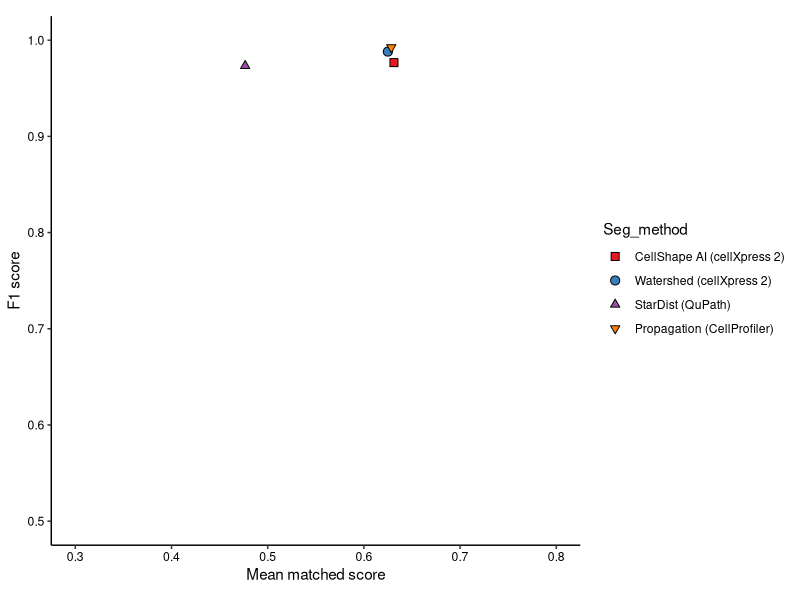
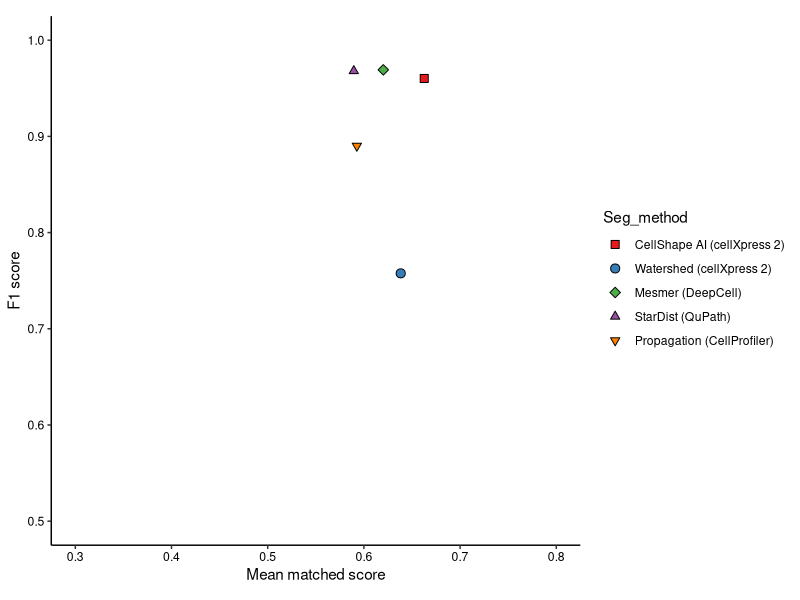
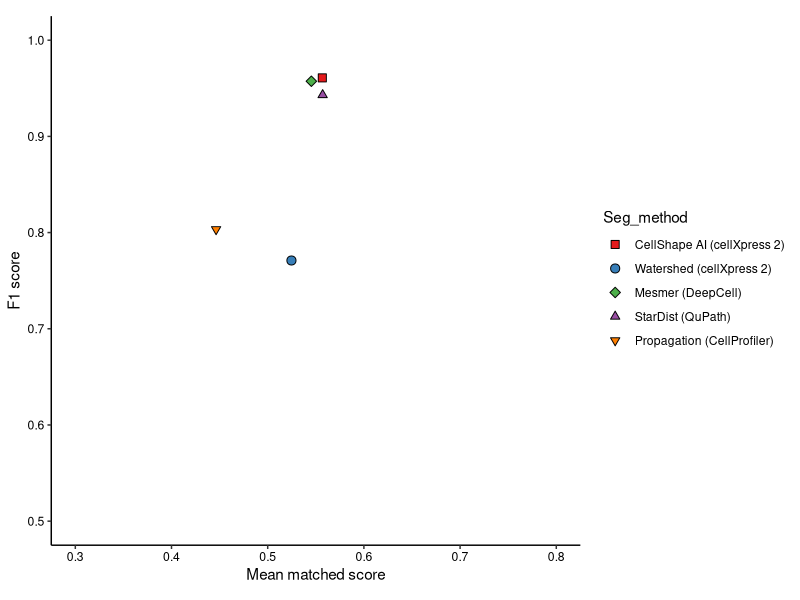
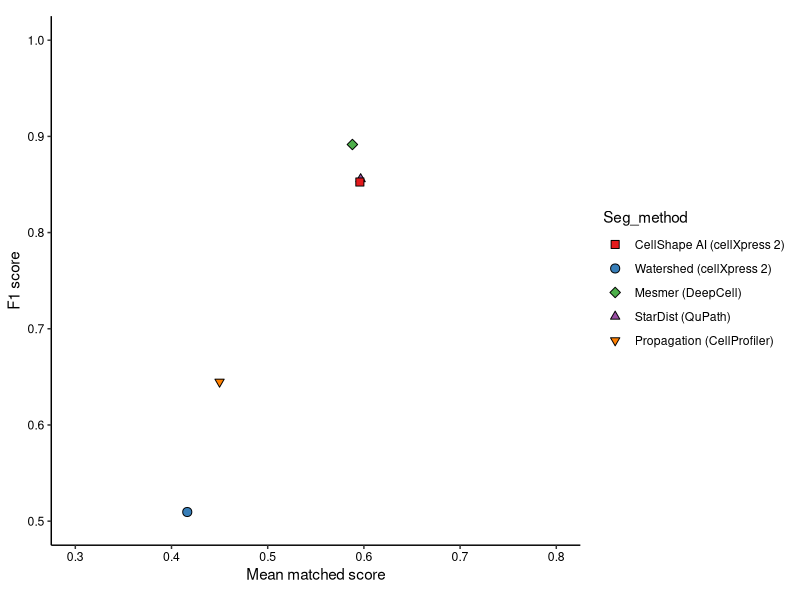

Write the R code that produced these figures, in order.
###' ===========================================================================
###' R script for ploting the benchmark results
###' Written by Lit-Hsin Loo, 2022
###' ===========================================================================
library(tidyverse)
library(RColorBrewer)
library(here)

PlotPerf <- function(
    dataset_name,
    xlim, ylim,
    filename
) {
    ### Common definitions
    all_seg_labels <- c(
        cellprofiler = "Propagation (CellProfiler)",
        qupath = "StarDist (QuPath)",
        deepcell = "Mesmer (DeepCell)",
        cellXpress1 = "Watershed (cellXpress 2)",
        cX2_merged = "CellShape AI (cellXpress 2)",
        cellXpress2 = "CellShape AI (cellXpress 2)"
    )

    all_pt_shapes <- c(
        cellprofiler = 25,
        qupath = 24,
        deepcell = 23,
        cellXpress1 = 21,
        cX2_merged = 22,
        cellXpress2 = 22
    )

    all_pt_sizes <- c(
        cellprofiler = 2,
        qupath = 2,
        deepcell = 2.5,
        cellXpress1 = 2.75,
        cX2_merged = 2.75,
        cellXpress2 = 2.75
    )

    all_pt_colors <- rev(brewer.pal(length(all_pt_sizes) - 1, "Set1"))
    all_pt_colors <- c(all_pt_colors, all_pt_colors[length(all_pt_colors)])
    names(all_pt_colors) <- names(all_pt_sizes)

    ### Process the perf_data
    plot_data <- perf_data %>%
        filter(Dataset_name == dataset_name) %>%
        group_by(Seg_method) %>%
        summarise(
            F1_score = mean(F1_score),
            MMS = mean(MMS)
        )
    print(plot_data)

    #### Get the methods (the order is very important)
    seg_methods <- names(all_seg_labels)[
        names(all_seg_labels) %in% plot_data$Seg_method
    ]

    ### Make sure the level is the same order
    plot_data <- plot_data %>%
        mutate(
            Seg_method = fct_relevel(Seg_method, seg_methods)
        )

    ### Make sure all other configs are in the same order
    seg_labels <- all_seg_labels[seg_methods]
    pt_shapes <- all_pt_shapes[seg_methods]
    pt_sizes <- all_pt_sizes[seg_methods]
    pt_colors <- all_pt_colors[seg_methods]

    ### Generate the plot
    scatter_plot <- plot_data %>%
        ggplot(
            aes(x = MMS, y = F1_score)
        ) +
        geom_point(
            aes(shape = Seg_method, fill = Seg_method, size = Seg_method),
            data = ~subset(., !(Seg_method %in% c("cX2_merged", "cellXpress2")))
        ) +
        geom_point(
            aes(shape = Seg_method, fill = Seg_method, size = Seg_method),
            data = ~subset(., Seg_method %in% c("cX2_merged", "cellXpress2"))
        ) +
        scale_fill_manual(
            values = pt_colors,
            breaks = rev(seg_methods),
            labels = seg_labels
        ) +
        scale_shape_manual(
            values = pt_shapes,
            guide = "none"
        ) +
        scale_size_manual(
            values = pt_sizes,
            guide = "none"
        ) +
        guides(
            fill = guide_legend(
                override.aes = list(
                    shape = rev(pt_shapes),
                    size = rev(pt_sizes)
                )
            )
        ) +
        scale_x_continuous(
            name = "Mean matched score",
            limits = xlim
        ) +
        scale_y_continuous(
            name = "F1 score",
            limits = ylim
        ) +
        coord_fixed() +
        theme_classic() +
        theme(
            axis.text = element_text(color = "black")
        )

    ggsave(
        filename,
        plot = scatter_plot,
        width = 4, height = 2, units = "in", dpi = 400
    )
}

perf_data <- read_csv(
    here(
        "Projects", "2022_Segmentation_Benchmark", "final_results",
        "performance.csv"
    ),
    name_repair = make.names,
    col_types = "fffdddd"
)

xlim <- c(0.3, 0.8)
ylim <- c(0.5, 1.0)


### Plot BEAS2B
dataset_name <- "BEAS2B_Lung_Cells"
filename <- here(
    "Projects", "2022_Segmentation_Benchmark", "results",
    "BEAS2B_Lung_Cells_Perf.pdf"
)

PlotPerf(
    dataset_name,
    xlim,
    ylim,
    filename
)

### Plot COVID Lung
dataset_name <- "COVID_Lung_Tissues"
filename <- here(
    "Projects", "2022_Segmentation_Benchmark", "results",
    "COVID_Lung_Tissues_Perf.pdf"
)

PlotPerf(
    dataset_name,
    xlim,
    ylim,
    filename
)


### Plot Lung Tumor
dataset_name <- "Lung_Tumors"
filename <- here(
    "Projects", "2022_Segmentation_Benchmark", "results",
    "Lung_Tumor_Perf.pdf"
)

PlotPerf(
    dataset_name,
    xlim,
    ylim,
    filename
)

### Plot Lung Tumor
dataset_name <- "Tonsil_Tissues"
filename <- here(
    "Projects", "2022_Segmentation_Benchmark", "results",
    "Tonsil_Tissues_Perf.pdf"
)

PlotPerf(
    dataset_name,
    xlim,
    ylim,
    filename
)

### Find the average F1-scores
perf_data %>%
    mutate(
        Seg_method = replace(
            Seg_method, Seg_method == "cX2_merged", "cellXpress2"
        )
    ) %>%
    group_by(Dataset_name, Seg_method) %>%
    summarise(F1_score = mean(F1_score)) %>%
    group_by(Seg_method) %>%
    summarise(F1_score = mean(F1_score)) %>%
    arrange(F1_score)

### Find the average MMS
perf_data %>%
    mutate(
        Seg_method = replace(
            Seg_method, Seg_method == "cX2_merged", "cellXpress2"
        )
    ) %>%
    group_by(Dataset_name, Seg_method) %>%
    summarise(MMS = mean(MMS)) %>%
    group_by(Seg_method) %>%
    summarise(MMS = mean(MMS)) %>%
    arrange(MMS)
